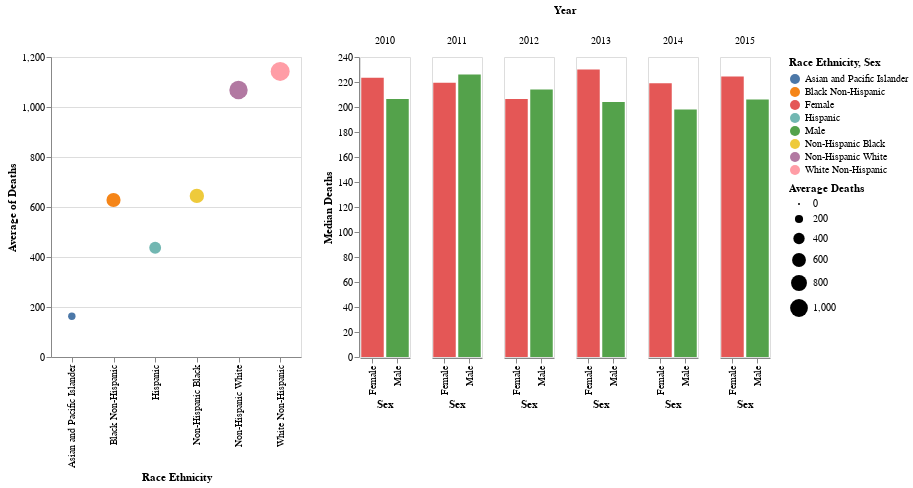

Notebook source saved alongside this figure:
### Code cell
Dashboard_1

### Figure 1 — Vega-Lite specification as saved in the notebook (floating-point values rounded to 4 significant figures; data arrays with more than 128 entries replaced by an {"elided": "..."} marker saying what was removed)
{"config": {"view": {"continuousWidth": 400, "continuousHeight": 300}}, "hconcat": [{"mark": "circle", "encoding": {"color": {"field": "Race Ethnicity", "type": "nominal"}, "size": {"aggregate": "average", "field": "Deaths", "title": "Average Deaths", "type": "quantitative"}, "tooltip": [{"field": "Race Ethnicity", "type": "nominal"}, {"aggregate": "average", "field": "Deaths", "type": "quantitative"}], "x": {"field": "Race Ethnicity", "type": "nominal"}, "y": {"aggregate": "average", "field": "Deaths", "type": "quantitative"}}, "selection": {"selector002": {"type": "interval", "encodings": ["x", "y"]}}, "width": 250}, {"mark": "bar", "encoding": {"color": {"field": "Sex", "type": "nominal"}, "column": {"field": "Year", "type": "quantitative"}, "tooltip": [{"field": "Sex", "type": "nominal"}, {"aggregate": "median", "field": "Deaths", "type": "quantitative"}], "x": {"field": "Sex", "type": "nominal"}, "y": {"aggregate": "median", "axis": {"grid": false}, "field": "Deaths", "title": "Median Deaths", "type": "quantitative"}}, "transform": [{"filter": {"selection": "selector002"}}], "width": 50}], "data": {"name": "data-ebf512f48cca8f4861ccba5e81879893"}, "$schema": "https://vega.github.io/schema/vega-lite/v4.17.0.json", "datasets": {"data-ebf512f48cca8f4861ccba5e81879893": {"elided": "529 records"}}}
